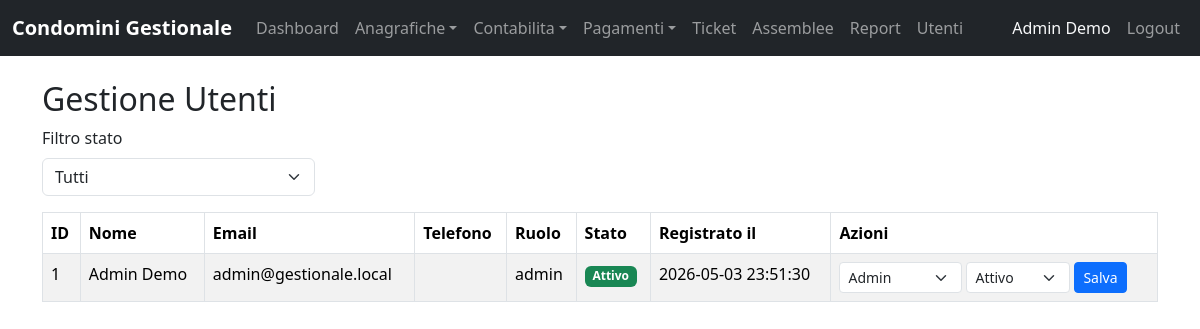
/admin/utenti.php (signed in), run on the app's committed database.
### tables this page shows
CREATE TABLE IF NOT EXISTS users (
    id INT AUTO_INCREMENT PRIMARY KEY,
    name VARCHAR(150) NOT NULL,
    email VARCHAR(190) NOT NULL UNIQUE,
    password_hash VARCHAR(255) NOT NULL,
    phone VARCHAR(50) NULL,
    fiscal_code VARCHAR(32) NULL,
    role ENUM('admin','condomino','fornitore') NOT NULL DEFAULT 'condomino',
    status ENUM('pending','active','inactive') NOT NULL DEFAULT 'pending',
    last_login_at DATETIME NULL,
    created_at DATETIME NOT NULL DEFAULT CURRENT_TIMESTAMP,
    updated_at DATETIME NOT NULL DEFAULT CURRENT_TIMESTAMP ON UPDATE CURRENT_TIMESTAMP
);

### app/Users.php (called while the page is built, shortened)
<?php
require_once __DIR__ . '/../config/config.php';
function get_users(?string $status = null): array
{
    global $pdo;
    if ($status) {
        $stmt = $pdo->prepare("SELECT * FROM users WHERE status = :status ORDER BY created_at DESC");
        $stmt->execute(['status' => $status]);
    } else {
        $stmt = $pdo->query("SELECT * FROM users ORDER BY created_at DESC");
    }
    return $stmt->fetchAll(PDO::FETCH_ASSOC);
}

### admin/utenti.php (the view, shortened to what this page needs)
<?php
require_once __DIR__ . '/../app/Auth.php';
require_once __DIR__ . '/../app/Users.php';
$statusFilter = $_GET['status'] ?? null;
$users = get_users($statusFilter);
include __DIR__ . '/../includes/header.php';
?>
<h2>Gestione Utenti</h2>
<form method="get" class="mb-3">
    <div class="row g-2 align-items-end">
        <div class="col-md-3">
            <label class="form-label">Filtro stato</label>
            <select name="status" class="form-select" onchange="this.form.submit()">
                <option value="">Tutti</option>
            </select>
        </div>
    </div>
</form>
<table class="table table-bordered table-striped">
    <thead>
        <tr>
            <th>ID</th>
            <th>Nome</th>
            <th>Email</th>
            <th>Telefono</th>
            <th>Ruolo</th>
            <th>Stato</th>
            <th>Registrato il</th>
            <th>Azioni</th>
        </tr>
    </thead>
    <tbody>
        <?php foreach ($users as $u): ?>
            <tr>
                <td><?php echo (int)$u['id']; ?></td>
                <td><?php echo htmlspecialchars($u['name']); ?></td>
                <td><?php echo htmlspecialchars($u['email']); ?></td>
                <td><?php echo htmlspecialchars($u['phone'] ?? ''); ?></td>
                <td><?php echo htmlspecialchars($u['role']); ?></td>
                <td>
                    <?php if ($u['status'] === 'pending'): ?>
                        <span class="badge bg-warning text-dark">In attesa</span>
                    <?php elseif ($u['status'] === 'active'): ?>
                        <span class="badge bg-success">Attivo</span>
                    <?php else: ?>
                        <span class="badge bg-secondary">Inattivo</span>
                    <?php endif; ?>
                </td>
                <td><?php echo htmlspecialchars($u['created_at']); ?></td>
                <td>
                    <form method="post" class="d-flex gap-1 align-items-center">
                        <select name="role" class="form-select form-select-sm" style="width:auto">
                            <option value="admin" <?php echo $u['role'] === 'admin' ? 'selected' : ''; ?>>Admin</option>
                        </select>
                        <select name="status" class="form-select form-select-sm" style="width:auto">
                            <option value="active" <?php echo $u['status'] === 'active' ? 'selected' : ''; ?>>Attivo</option>
                        </select>
                        <button class="btn btn-sm btn-primary">Salva</button>
                    </form>
                </td>
            </tr>
        <?php endforeach; ?>
    </tbody>
</table>
<?php include __DIR__ . '/../includes/footer.php';

### assets/css/style.css (style rules this page uses)
body { padding-bottom: 40px; }

### data on the page
users: id "1", name "Admin Demo", email "admin@gestionale.local", role "admin", shows "Attivo", created_at "2026-05-03 23:51:30", role "Admin", status "Attivo"

### other printed values
$_SESSION['user']['name'] "Admin Demo"
